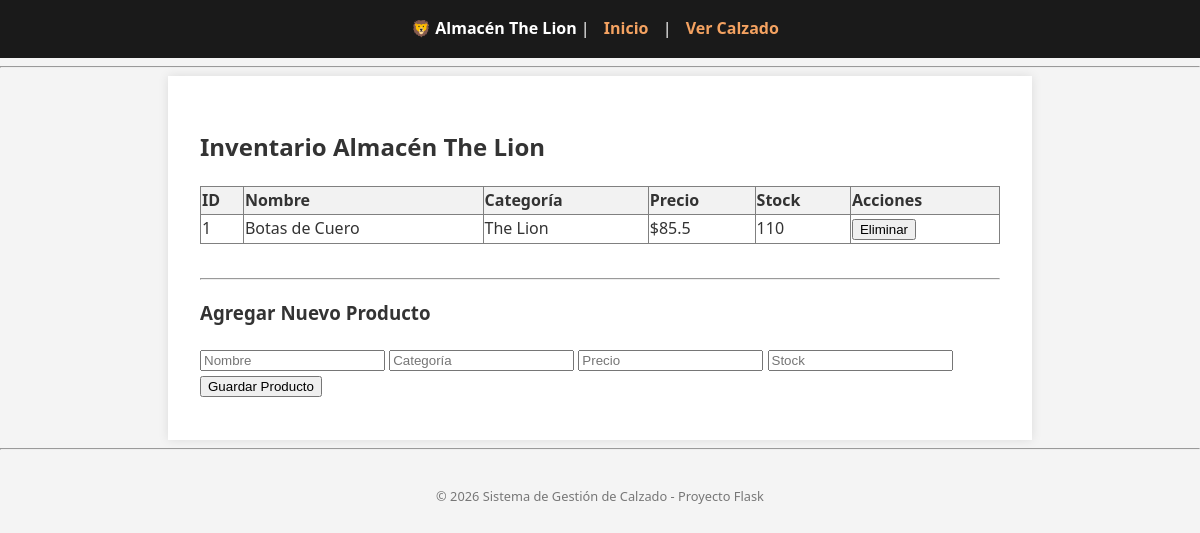
Before: / with the older database file.
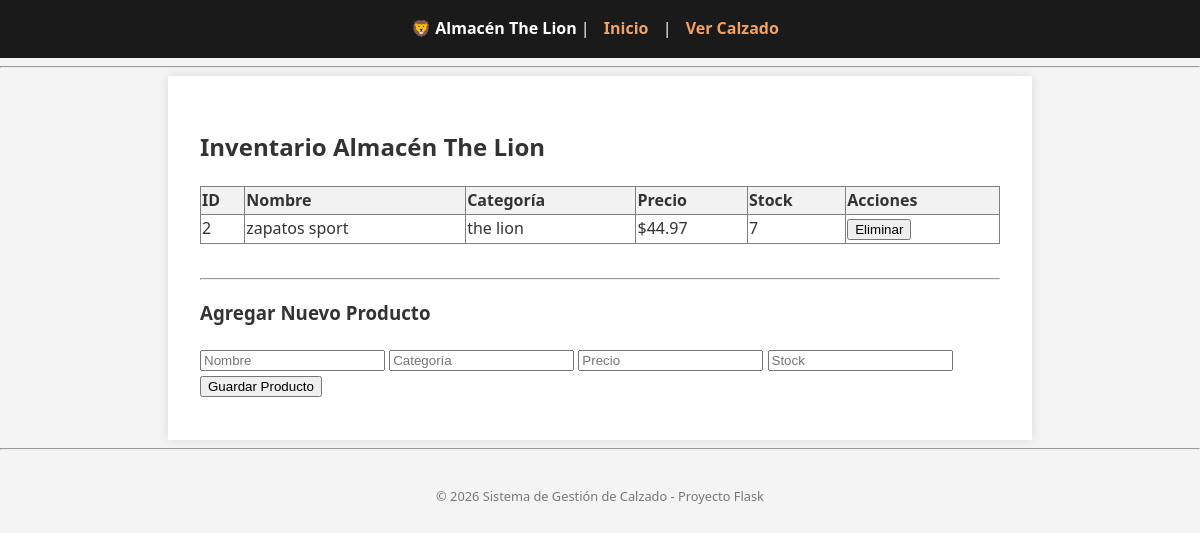
After: the same page with the newer database file.
### tables this page shows
CREATE TABLE productos (
            id INTEGER PRIMARY KEY AUTOINCREMENT,
            nombre TEXT NOT NULL,
            marca TEXT,
            talla INTEGER NOT NULL,
            precio REAL NOT NULL,
            stock INTEGER NOT NULL
        );

### app.py (the view)
@app.route('/')
def index():
    productos = mi_inventario.obtener_todos()
    return render_template('index.html', productos=productos)

### models.py (called while the page is built)
    def obtener_todos(self):
        lista_productos = []
        conn = sqlite3.connect(self.db_path)
        conn.row_factory = sqlite3.Row
        cursor = conn.cursor()
        cursor.execute('SELECT * FROM productos')
        rows = cursor.fetchall()
        for row in rows:
            p = Producto(row['id'], row['nombre'], row['marca'], row['precio'], row['stock'])
            lista_productos.append(p)
        conn.close()
        return lista_productos

### templates/index.html (shortened to what this page needs)
{% extends "base.html" %}
{% block content %}
<h2>Inventario Almacén The Lion</h2>
<table border="1" style="width:100%; border-collapse: collapse; text-align: left;">
    <thead>
        <tr style="background-color: #f2f2f2;">
            <th>ID</th>
            <th>Nombre</th>
            <th>Categoría</th>
            <th>Precio</th>
            <th>Stock</th>
            <th>Acciones</th>
        </tr>
    </thead>
    <tbody>
        {% for p in productos %}
        <tr>
            <td>{{ p.id }}</td>
            <td>{{ p.nombre }}</td>
            <td>{{ p.categoria }}</td>
            <td>${{ p.precio }}</td>
            <td>{{ p.stock }}</td>
            <td>
                <form action="{{ url_for('eliminar', id=p.id) }}" method="POST" style="display:inline;">
                    <button type="submit" onclick="return confirm('¿Seguro?')">Eliminar</button>
                </form>
            </td>
        </tr>
        {% endfor %}
    </tbody>
</table>
<br><hr>
<h3>Agregar Nuevo Producto</h3>
<form action="{{ url_for('agregar_web') }}" method="POST">
    <input type="text" name="nombre" placeholder="Nombre" required>
    <input type="text" name="categoria" placeholder="Categoría" required>
    <input type="number" step="0.01" name="precio" placeholder="Precio" required>
    <input type="number" name="stock" placeholder="Stock" required>
    <button type="submit">Guardar Producto</button>
</form>
{% endblock %} <form action="{{ url_for('buscar') }}" method="GET" style="margin-bottom: 20px;">

### templates/base.html (shortened to what this page needs)
<!DOCTYPE html>
<html lang="es">
<head>
    <link rel="stylesheet" href="{{ url_for('static', filename='styles.css') }}">
</head>
<body>
    <header>
        <nav>
            <strong>🦁 Almacén The Lion</strong> |
            <a href="{{ url_for('index') }}">Inicio</a> |
            <a href="/producto/Calzado-Deportivo">Ver Calzado</a>
        </nav>
    </header>
    <hr>
    <main>
        {% block content %}{% endblock %}
    </main>
    <hr>
    <footer>
        <p>© 2026 Sistema de Gestión de Calzado - Proyecto Flask</p>
    </footer>
</body>
</html>

### static/styles.css (style rules this page uses)
body { font-family: 'Segoe UI', Tahoma, Geneva, Verdana, sans-serif; line-height: 1.6; margin: 0; color: #333; background-color: #f4f4f4; }
header { background: #1a1a1a; color: #ffffff; padding: 1rem; text-align: center; }
nav a { color: #f4a261; text-decoration: none; margin: 0 10px; font-weight: bold; }
main { padding: 2rem; max-width: 800px; margin: auto; background: white; box-shadow: 0 0 10px rgba(0,0,0,0.1); min-height: 300px; }
footer { text-align: center; padding: 1rem; font-size: 0.8rem; color: #777; }

Changed rows visible on the page:
removed productos: id "1", nombre "Botas de Cuero", categoria "The Lion", precio "85.5", stock "110"
added productos: id "2", nombre "zapatos sport", categoria "the lion", precio "44.97", stock "7"
